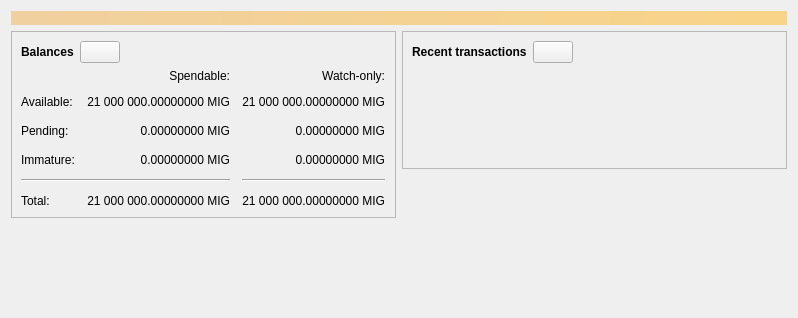
<?xml version="1.0" encoding="UTF-8"?>
<ui version="4.0">
 <class>OverviewPage</class>
 <widget class="QWidget" name="OverviewPage">
  <property name="geometry">
   <rect>
    <x>0</x>
    <y>0</y>
    <width>798</width>
    <height>318</height>
   </rect>
  </property>
  <property name="windowTitle">
   <string>Form</string>
  </property>
  <layout class="QVBoxLayout" name="topLayout">
   <item>
    <widget class="QLabel" name="labelAlerts">
     <property name="visible">
      <bool>false</bool>
     </property>
     <property name="styleSheet">
      <string notr="true">QLabel { background-color: qlineargradient(x1: 0, y1: 0, x2: 1, y2: 0, stop:0 #F0D0A0, stop:1 #F8D488); color:#000000; }</string>
     </property>
     <property name="wordWrap">
      <bool>true</bool>
     </property>
     <property name="margin">
      <number>3</number>
     </property>
     <property name="textInteractionFlags">
      <set>Qt::TextSelectableByMouse</set>
     </property>
    </widget>
   </item>
   <item>
    <layout class="QHBoxLayout" name="horizontalLayout" stretch="1,1">
     <item>
      <layout class="QVBoxLayout" name="verticalLayout_2">
       <item>
        <widget class="QFrame" name="frame">
         <property name="frameShape">
          <enum>QFrame::StyledPanel</enum>
         </property>
         <property name="frameShadow">
          <enum>QFrame::Raised</enum>
         </property>
         <layout class="QVBoxLayout" name="verticalLayout_4">
          <item>
           <layout class="QHBoxLayout" name="horizontalLayout_4">
            <item>
             <widget class="QLabel" name="label_5">
              <property name="font">
               <font>
                <weight>75</weight>
                <bold>true</bold>
               </font>
              </property>
              <property name="text">
               <string>Balances</string>
              </property>
             </widget>
            </item>
            <item>
             <widget class="QPushButton" name="labelWalletStatus">
              <property name="enabled">
               <bool>true</bool>
              </property>
              <property name="maximumSize">
               <size>
                <width>45</width>
                <height>16777215</height>
               </size>
              </property>
              <property name="toolTip">
               <string>The displayed information may be out of date. Your wallet automatically synchronizes with the Migcoin network after a connection is established, but this process has not completed yet.</string>
              </property>
              <property name="text">
               <string/>
              </property>
              <property name="icon">
               <iconset resource="../migcoin.qrc">
                <normaloff>:/icons/warning</normaloff>
                <disabledoff>:/icons/warning</disabledoff>:/icons/warning</iconset>
              </property>
              <property name="iconSize">
               <size>
                <width>24</width>
                <height>24</height>
               </size>
              </property>
             </widget>
            </item>
            <item>
             <spacer name="horizontalSpacer_3">
              <property name="orientation">
               <enum>Qt::Horizontal</enum>
              </property>
              <property name="sizeHint" stdset="0">
               <size>
                <width>40</width>
                <height>20</height>
               </size>
              </property>
             </spacer>
            </item>
           </layout>
          </item>
          <item>
           <layout class="QGridLayout" name="gridLayout">
            <property name="spacing">
             <number>12</number>
            </property>
            <item row="2" column="2">
             <widget class="QLabel" name="labelWatchPending">
              <property name="cursor">
               <cursorShape>IBeamCursor</cursorShape>
              </property>
              <property name="toolTip">
               <string>Unconfirmed transactions to watch-only addresses</string>
              </property>
              <property name="text">
               <string notr="true">0.00000000 MIG</string>
              </property>
              <property name="alignment">
               <set>Qt::AlignRight|Qt::AlignTrailing|Qt::AlignVCenter</set>
              </property>
              <property name="textInteractionFlags">
               <set>Qt::LinksAccessibleByMouse|Qt::TextSelectableByKeyboard|Qt::TextSelectableByMouse</set>
              </property>
             </widget>
            </item>
            <item row="2" column="1">
             <widget class="QLabel" name="labelUnconfirmed">
              <property name="cursor">
               <cursorShape>IBeamCursor</cursorShape>
              </property>
              <property name="toolTip">
               <string>Total of transactions that have yet to be confirmed, and do not yet count toward the spendable balance</string>
              </property>
              <property name="text">
               <string notr="true">0.00000000 MIG</string>
              </property>
              <property name="alignment">
               <set>Qt::AlignRight|Qt::AlignTrailing|Qt::AlignVCenter</set>
              </property>
              <property name="textInteractionFlags">
               <set>Qt::LinksAccessibleByMouse|Qt::TextSelectableByKeyboard|Qt::TextSelectableByMouse</set>
              </property>
             </widget>
            </item>
            <item row="3" column="2">
             <widget class="QLabel" name="labelWatchImmature">
              <property name="cursor">
               <cursorShape>IBeamCursor</cursorShape>
              </property>
              <property name="toolTip">
               <string>Mined balance in watch-only addresses that has not yet matured</string>
              </property>
              <property name="text">
               <string notr="true">0.00000000 MIG</string>
              </property>
              <property name="alignment">
               <set>Qt::AlignRight|Qt::AlignTrailing|Qt::AlignVCenter</set>
              </property>
              <property name="textInteractionFlags">
               <set>Qt::LinksAccessibleByMouse|Qt::TextSelectableByKeyboard|Qt::TextSelectableByMouse</set>
              </property>
             </widget>
            </item>
            <item row="4" column="0" colspan="2">
             <widget class="Line" name="line">
              <property name="orientation">
               <enum>Qt::Horizontal</enum>
              </property>
             </widget>
            </item>
            <item row="4" column="2">
             <widget class="Line" name="lineWatchBalance">
              <property name="sizePolicy">
               <sizepolicy hsizetype="Preferred" vsizetype="Fixed">
                <horstretch>0</horstretch>
                <verstretch>0</verstretch>
               </sizepolicy>
              </property>
              <property name="minimumSize">
               <size>
                <width>140</width>
                <height>0</height>
               </size>
              </property>
              <property name="orientation">
               <enum>Qt::Horizontal</enum>
              </property>
             </widget>
            </item>
            <item row="5" column="0">
             <widget class="QLabel" name="labelTotalText">
              <property name="text">
               <string>Total:</string>
              </property>
             </widget>
            </item>
            <item row="3" column="1">
             <widget class="QLabel" name="labelImmature">
              <property name="cursor">
               <cursorShape>IBeamCursor</cursorShape>
              </property>
              <property name="toolTip">
               <string>Mined balance that has not yet matured</string>
              </property>
              <property name="text">
               <string notr="true">0.00000000 MIG</string>
              </property>
              <property name="alignment">
               <set>Qt::AlignRight|Qt::AlignTrailing|Qt::AlignVCenter</set>
              </property>
              <property name="textInteractionFlags">
               <set>Qt::LinksAccessibleByMouse|Qt::TextSelectableByKeyboard|Qt::TextSelectableByMouse</set>
              </property>
             </widget>
            </item>
            <item row="2" column="3">
             <spacer name="horizontalSpacer_2">
              <property name="orientation">
               <enum>Qt::Horizontal</enum>
              </property>
              <property name="sizeHint" stdset="0">
               <size>
                <width>40</width>
                <height>20</height>
               </size>
              </property>
             </spacer>
            </item>
            <item row="3" column="0">
             <widget class="QLabel" name="labelImmatureText">
              <property name="text">
               <string>Immature:</string>
              </property>
             </widget>
            </item>
            <item row="5" column="1">
             <widget class="QLabel" name="labelTotal">
              <property name="cursor">
               <cursorShape>IBeamCursor</cursorShape>
              </property>
              <property name="toolTip">
               <string>Your current total balance</string>
              </property>
              <property name="text">
               <string notr="true">21 000 000.00000000 MIG</string>
              </property>
              <property name="alignment">
               <set>Qt::AlignRight|Qt::AlignTrailing|Qt::AlignVCenter</set>
              </property>
              <property name="textInteractionFlags">
               <set>Qt::LinksAccessibleByMouse|Qt::TextSelectableByKeyboard|Qt::TextSelectableByMouse</set>
              </property>
             </widget>
            </item>
            <item row="5" column="2">
             <widget class="QLabel" name="labelWatchTotal">
              <property name="cursor">
               <cursorShape>IBeamCursor</cursorShape>
              </property>
              <property name="toolTip">
               <string>Current total balance in watch-only addresses</string>
              </property>
              <property name="text">
               <string notr="true">21 000 000.00000000 MIG</string>
              </property>
              <property name="alignment">
               <set>Qt::AlignRight|Qt::AlignTrailing|Qt::AlignVCenter</set>
              </property>
              <property name="textInteractionFlags">
               <set>Qt::LinksAccessibleByMouse|Qt::TextSelectableByKeyboard|Qt::TextSelectableByMouse</set>
              </property>
             </widget>
            </item>
            <item row="0" column="2">
             <widget class="QLabel" name="labelWatchonly">
              <property name="text">
               <string>Watch-only:</string>
              </property>
              <property name="alignment">
               <set>Qt::AlignRight|Qt::AlignTrailing|Qt::AlignVCenter</set>
              </property>
             </widget>
            </item>
            <item row="1" column="0">
             <widget class="QLabel" name="labelBalanceText">
              <property name="text">
               <string>Available:</string>
              </property>
             </widget>
            </item>
            <item row="1" column="1">
             <widget class="QLabel" name="labelBalance">
              <property name="cursor">
               <cursorShape>IBeamCursor</cursorShape>
              </property>
              <property name="toolTip">
               <string>Your current spendable balance</string>
              </property>
              <property name="text">
               <string notr="true">21 000 000.00000000 MIG</string>
              </property>
              <property name="alignment">
               <set>Qt::AlignRight|Qt::AlignTrailing|Qt::AlignVCenter</set>
              </property>
              <property name="textInteractionFlags">
               <set>Qt::LinksAccessibleByMouse|Qt::TextSelectableByKeyboard|Qt::TextSelectableByMouse</set>
              </property>
             </widget>
            </item>
            <item row="1" column="2">
             <widget class="QLabel" name="labelWatchAvailable">
              <property name="cursor">
               <cursorShape>IBeamCursor</cursorShape>
              </property>
              <property name="toolTip">
               <string>Your current balance in watch-only addresses</string>
              </property>
              <property name="text">
               <string notr="true">21 000 000.00000000 MIG</string>
              </property>
              <property name="alignment">
               <set>Qt::AlignRight|Qt::AlignTrailing|Qt::AlignVCenter</set>
              </property>
              <property name="textInteractionFlags">
               <set>Qt::LinksAccessibleByMouse|Qt::TextSelectableByKeyboard|Qt::TextSelectableByMouse</set>
              </property>
             </widget>
            </item>
            <item row="2" column="0">
             <widget class="QLabel" name="labelPendingText">
              <property name="text">
               <string>Pending:</string>
              </property>
             </widget>
            </item>
            <item row="0" column="1">
             <widget class="QLabel" name="labelSpendable">
              <property name="text">
               <string>Spendable:</string>
              </property>
              <property name="alignment">
               <set>Qt::AlignRight|Qt::AlignTrailing|Qt::AlignVCenter</set>
              </property>
             </widget>
            </item>
           </layout>
          </item>
         </layout>
        </widget>
       </item>
       <item>
        <spacer name="verticalSpacer">
         <property name="orientation">
          <enum>Qt::Vertical</enum>
         </property>
         <property name="sizeHint" stdset="0">
          <size>
           <width>20</width>
           <height>40</height>
          </size>
         </property>
        </spacer>
       </item>
      </layout>
     </item>
     <item>
      <layout class="QVBoxLayout" name="verticalLayout_3">
       <item>
        <widget class="QFrame" name="frame_2">
         <property name="frameShape">
          <enum>QFrame::StyledPanel</enum>
         </property>
         <property name="frameShadow">
          <enum>QFrame::Raised</enum>
         </property>
         <layout class="QVBoxLayout" name="verticalLayout">
          <item>
           <layout class="QHBoxLayout" name="horizontalLayout_2">
            <item>
             <widget class="QLabel" name="label_4">
              <property name="font">
               <font>
                <weight>75</weight>
                <bold>true</bold>
               </font>
              </property>
              <property name="text">
               <string>Recent transactions</string>
              </property>
             </widget>
            </item>
            <item>
             <widget class="QPushButton" name="labelTransactionsStatus">
              <property name="enabled">
               <bool>true</bool>
              </property>
              <property name="maximumSize">
               <size>
                <width>45</width>
                <height>16777215</height>
               </size>
              </property>
              <property name="toolTip">
               <string>The displayed information may be out of date. Your wallet automatically synchronizes with the Migcoin network after a connection is established, but this process has not completed yet.</string>
              </property>
              <property name="text">
               <string/>
              </property>
              <property name="icon">
               <iconset resource="../migcoin.qrc">
                <normaloff>:/icons/warning</normaloff>
                <disabledoff>:/icons/warning</disabledoff>:/icons/warning</iconset>
              </property>
              <property name="iconSize">
               <size>
                <width>24</width>
                <height>24</height>
               </size>
              </property>
             </widget>
            </item>
            <item>
             <spacer name="horizontalSpacer">
              <property name="orientation">
               <enum>Qt::Horizontal</enum>
              </property>
              <property name="sizeHint" stdset="0">
               <size>
                <width>40</width>
                <height>20</height>
               </size>
              </property>
             </spacer>
            </item>
           </layout>
          </item>
          <item>
           <widget class="TransactionOverviewWidget" name="listTransactions">
            <property name="styleSheet">
             <string notr="true">QListView { background: transparent; }</string>
            </property>
            <property name="frameShape">
             <enum>QFrame::NoFrame</enum>
            </property>
            <property name="verticalScrollBarPolicy">
             <enum>Qt::ScrollBarAlwaysOff</enum>
            </property>
            <property name="horizontalScrollBarPolicy">
             <enum>Qt::ScrollBarAlwaysOff</enum>
            </property>
            <property name="sizeAdjustPolicy">
             <enum>QAbstractScrollArea::AdjustToContents</enum>
            </property>
            <property name="selectionMode">
             <enum>QAbstractItemView::NoSelection</enum>
            </property>
            <property name="uniformItemSizes">
             <bool>true</bool>
            </property>
           </widget>
          </item>
         </layout>
        </widget>
       </item>
       <item>
        <spacer name="verticalSpacer_2">
         <property name="orientation">
          <enum>Qt::Vertical</enum>
         </property>
         <property name="sizeHint" stdset="0">
          <size>
           <width>20</width>
           <height>40</height>
          </size>
         </property>
        </spacer>
       </item>
      </layout>
     </item>
    </layout>
   </item>
  </layout>
 </widget>
 <customwidgets>
  <customwidget>
   <class>TransactionOverviewWidget</class>
   <extends>QListView</extends>
   <header>qt/transactionoverviewwidget.h</header>
  </customwidget>
 </customwidgets>
 <resources/>
 <connections/>
</ui>
